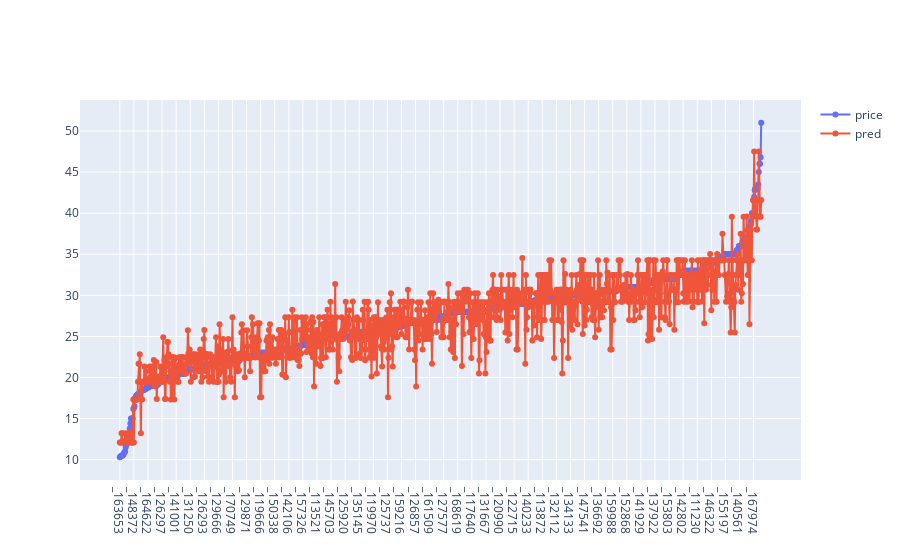

Source (notebook cell):
### Code cell
## 测试集表现
pred, prob = predict_cart_reg(adt, X_test)
car_price_evaluate(target=y_test, pred=pred)

dldf = pd.DataFrame({'car_id':[f'_{x}' for x in data_test.id], 'price': y_test, 'pred': pred})
dldf.sort_values(by='price', inplace=True)
draw_lines(dldf.car_id, [dldf.price, dldf.pred], ['price', 'pred'])

### Figure 1 — Plotly figure (JSON) as saved in the notebook; plotly's stock layout.template omitted (floating-point values rounded to 4 significant figures; data arrays with more than 128 entries replaced by an {"elided": "..."} marker saying what was removed)
{"data": [{"mode": "lines+markers", "name": "price", "type": "scatter", "x": {"elided": "1094 str values"}, "y": {"elided": "1094 float values"}}, {"mode": "lines+markers", "name": "pred", "type": "scatter", "x": {"elided": "1094 str values"}, "y": {"elided": "1094 float values"}}], "layout": {}}
